Frame 1 (no input): blank canvas, image omitted
Frame 60 (no input): blank canvas, image omitted
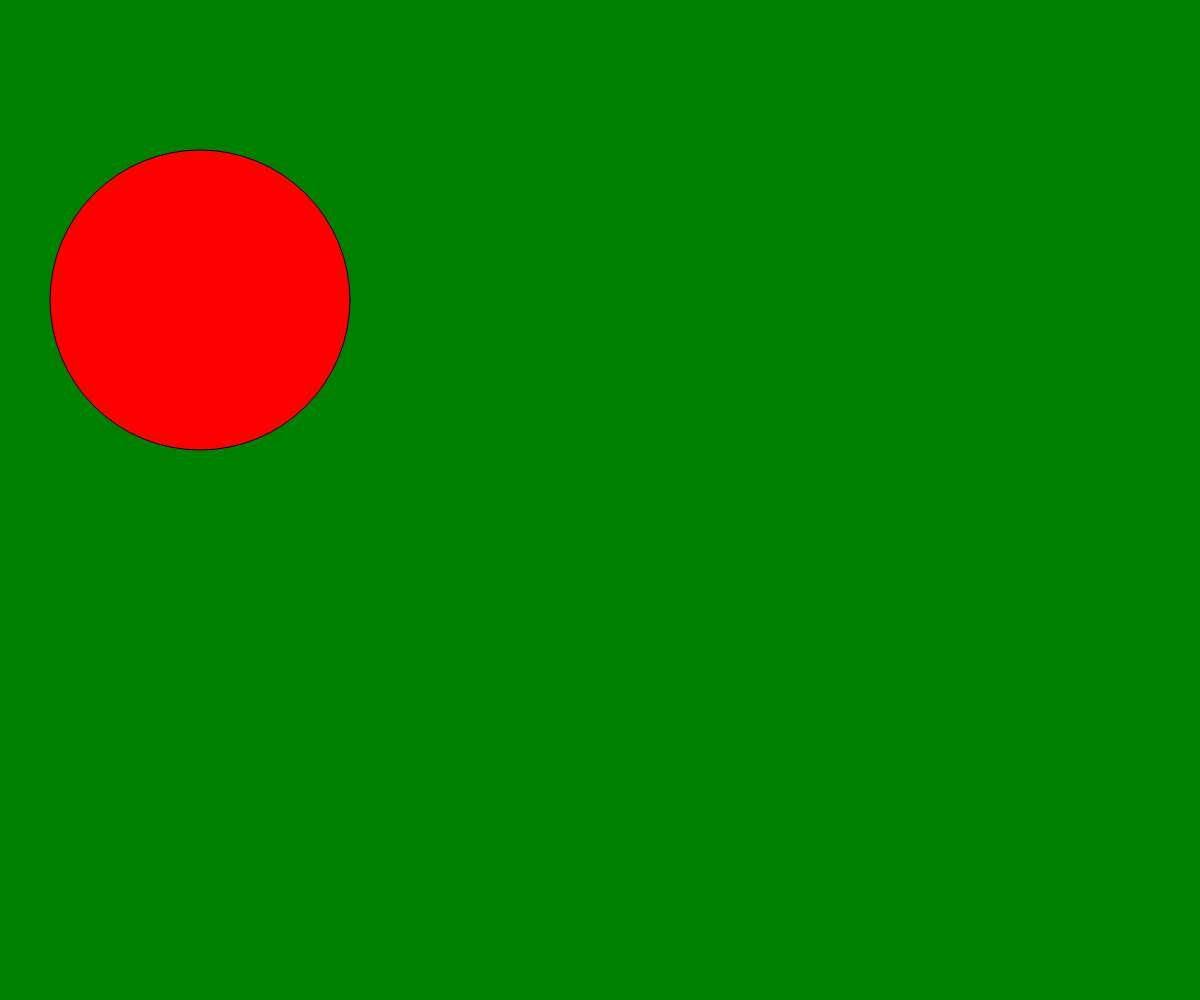
Frame 120 (the mouse pressed at the canvas centre since frame 60)

The p5.js sketch whose frames 1 and 60 were blank and that drew this single picture after the mouse press (run headless with seeded random() and noise() and a simulated clock; from frame 60 on, the mouse is pressed at the canvas centre):

// p5.js sketch
// ── sketch.js
//OOp timer 

let circleTimer, bgTimer;


function setup() {
  createCanvas(windowWidth, windowHeight);
  circleTimer = new Timer(1000);
  bgTimer = new Timer(3000);
}

function draw() {
  background(220);
  if (bgTimer.isDone()){
    background("blue");
  }
  else{
    background("green");
  }
  if (circleTimer.isDone()){
    fill("red");
    circle (200, 300, 300);
  }
}

function mousePressed(){
  circleTimer.reset();

}
 
class Timer{
  constructor(waitTime){
    this.startTime = millis();
    this.waitTime  = waitTime;

  }

  isDone(){
    return millis() > this.waitTime + this.startTime;
  }

  reset(){  
    this.startTime = millis();

  }


}
